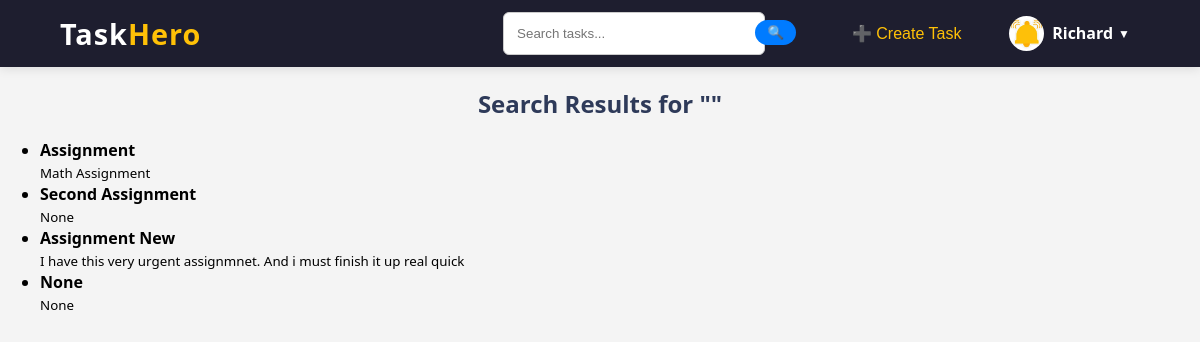
Before: /search/ (signed in) with the older database file.
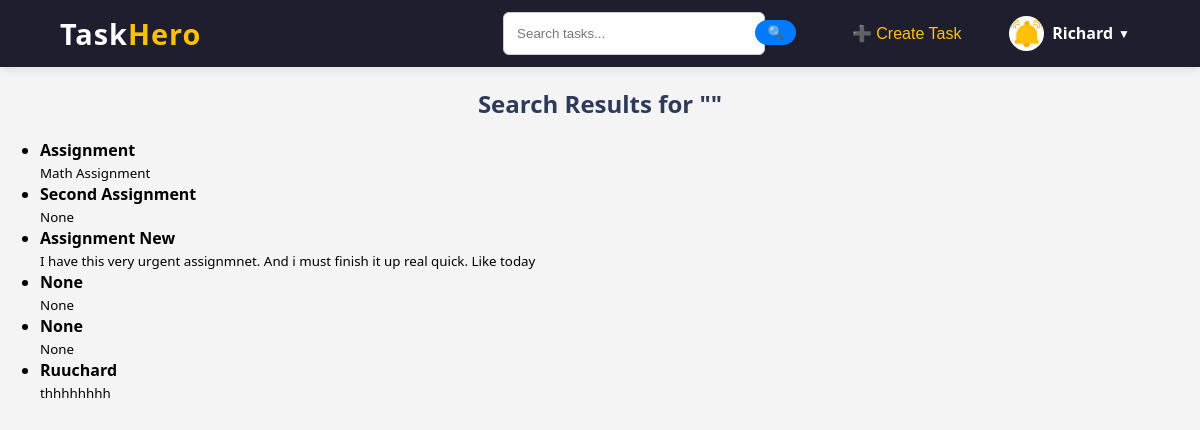
After: the same page with the newer database file.
### core/models.py (models this page shows, shortened)
class Task(models.Model):
    STATUS_CHOICES = [
        ('to_do', 'To Do'),
        ('in_progress', 'In Progress'),
        ('completed', 'Completed'),
    ]
    PRIORITY_CHOICES = [
        ('low', 'Low'),
        ('medium', 'Medium'),
        ('high', 'High'),
    ]
    title = models.CharField(max_length=255)
    description = models.TextField()
    due_date = models.DateField()
    status = models.CharField(max_length=20, choices=STATUS_CHOICES, default='to_do')
    priority = models.CharField(max_length=20, choices=PRIORITY_CHOICES, default='low')
    user = models.ForeignKey(User, on_delete=models.CASCADE, related_name='tasks')  # Link task to user

### core/views.py (the view)
# urls.py: path('search/', views.search_tasks, name='search_tasks'),
def search_tasks(request):
    query = request.GET.get('q', '')
    results = Task.objects.filter(
        Q(title__icontains=query) | Q(description__icontains=query),
        user=request.user
    )
    return render(request, 'core/search_results.html', {
        'query': query,
        'results': results
    })

### core/templates/core/search_results.html
{% extends 'core/base.html' %}
{% block content %}
  <h2>Search Results for "{{ query }}"</h2>
  {% if results %}
    <ul class="task-results">
      {% for task in results %}
        <li>
          <strong>{{ task.title }}</strong><br>
          <small>{{ task.description }}</small>
        </li>
      {% endfor %}
    </ul>
  {% else %}
    <p>No tasks found matching your search.</p>
  {% endif %}
{% endblock %}

Changed rows visible on the page:
changed Task "Assignment New": description "I have this very urgent assignmnet. And i must finish it up real quick" → "I have this very urgent assignmnet. And i must finish it up real quick. Like today"
added Task: title "None", description "None"
added Task: title "Ruuchard", description "thhhhhhhh"
